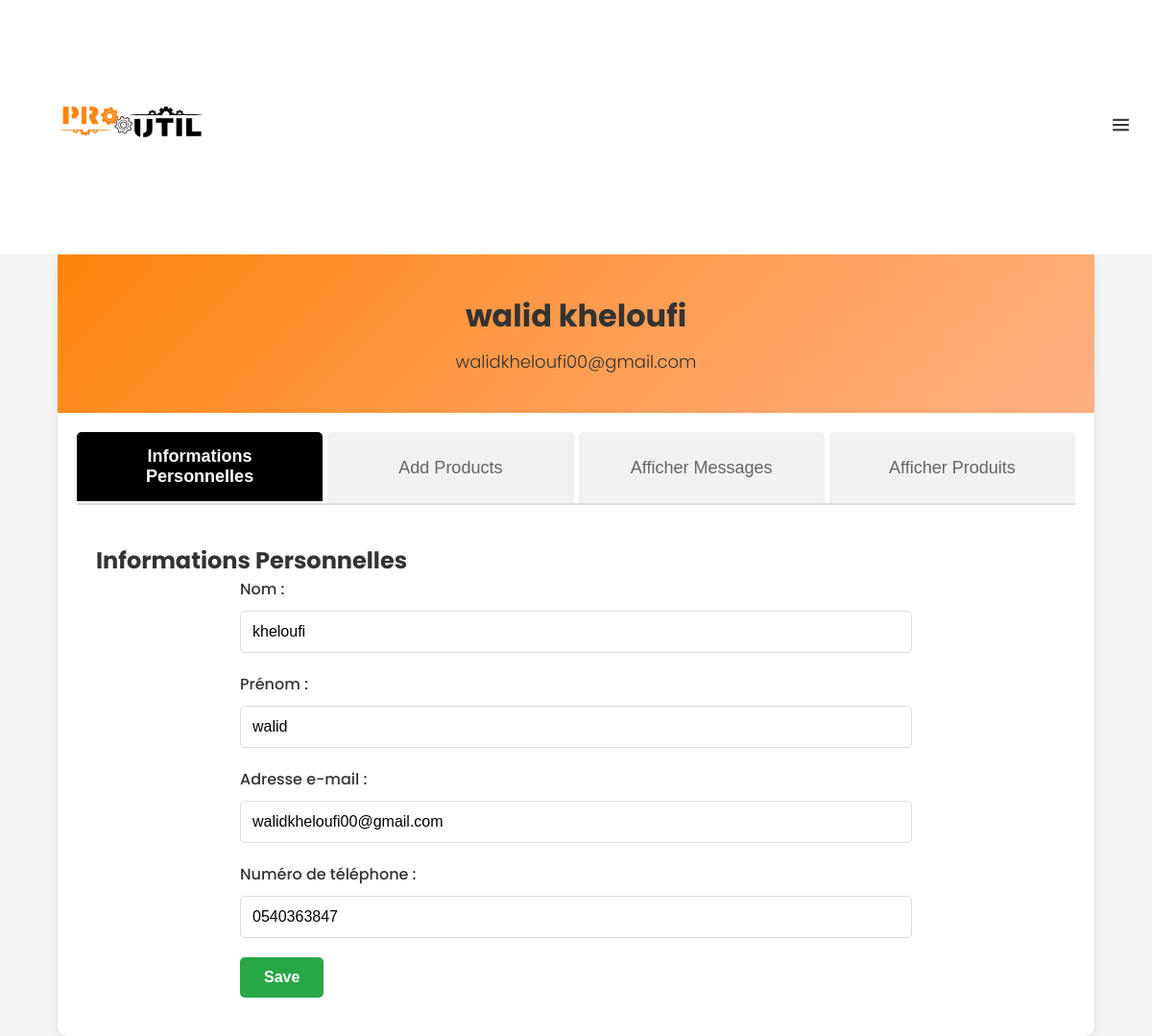
Page /user.php (signed in) on the committed database.
### tables this page shows
CREATE TABLE IF NOT EXISTS `client` (
  `id_client` int NOT NULL AUTO_INCREMENT,
  `prenom` varchar(30) NOT NULL,
  `nom` varchar(30) NOT NULL,
  `email` varchar(50) NOT NULL,
  `mot_de_passe` varchar(255) NOT NULL,
  `role` enum('admin','user') DEFAULT 'user',
  `telephone` varchar(13) DEFAULT NULL,
  `adresse` varchar(50) DEFAULT NULL,
  PRIMARY KEY (`id_client`)
);

### user.php (the view, shortened to what this page needs)
<?php
$rank = $_SESSION['role'] ?? '';
$servername = "localhost";
$username = "root";
$password = "";
$dbname = "base";
$connection = new mysqli($servername, $username, $password, $dbname);
$user_id = $_SESSION['user-id'];
$sql = "SELECT `prenom`, `nom`, `email`, `telephone`, `adresse`, `role` FROM client WHERE `id_client` = ?";
$stmt = $connection->prepare($sql);
if ($stmt) {
    $stmt->bind_param("i", $user_id);
    $stmt->execute();
    $stmt->bind_result($firstName, $lastName, $email, $phoneNumber, $addressLine, $rankFromDb);
} else {
    echo "Error preparing statement: " . $connection->error;
}
if ($rankFromDb) {
    $rank = $rankFromDb;
}
?>
<!DOCTYPE html>
<html lang="en">
<head>
    <link href="https://unpkg.com/boxicons@2.0.7/css/boxicons.min.css" rel="stylesheet">
    <link rel="stylesheet" href="login.css">
    <link rel="stylesheet" href="user.css">
</head>
<body style="display: flex; flex-direction: column; min-height: 100vh;">
    <header>
        <div class="mobile-menu bg-second">
            <div class="logo">
                <img src="images/prooutil.gif" alt="LOGO">
            </div>
            <span class="mb-menu-toggle" id="mb-menu-toggle">
                <i class='bx bx-menu'></i>
            </span>
        </div>
    </header>
    <div class="profile-container">
        <div class="profile-header">
            <h1 class="user-name"><?php echo htmlspecialchars($firstName . " " . $lastName); ?></h1>
            <p class="user-email"><?php echo htmlspecialchars($email); ?></p>
        </div>
        <div class="profile-body">
            <div class="tabs">
                <button class="tablink active" onclick="openTab(event, 'PersonalInfo')">Informations
                    Personnelles</button>
                <?php if ($rank != 'admin') { ?>
                    <button class="tablink" onclick="openTab(event, 'Wishlist')">Liste de Souhaits</button>
                    <button class="tablink" onclick="openTab(event, 'Address')">Adresse</button>
                <?php } else { ?>
                    <button class="tablink" onclick="openTab(event, 'AddProducts')">Add Products</button>
                    <button class="tablink" onclick="openTab(event, 'ShowMessages')">Afficher Messages</button>
                    <button class="tablink" onclick="openTab(event, 'ShowProducts')">Afficher Produits</button>
                <?php } ?>
            </div>
            <div id="PersonalInfo" class="tabcontent active">
                <h2>Informations Personnelles</h2>
                <form class="form" method="post" action="user_edit.php">
                    <div class="form-group">
                        <label for="name">Nom :</label>
                        <input type="text" id="name" name="nom" value="<?php echo htmlspecialchars($lastName); ?>"
                            required>
                    </div>
                    <div class="form-group">
                        <label for="name">Prénom :</label>
                        <input type="text" id="name" name="prenom" value="<?php echo htmlspecialchars($firstName); ?>"
                            required>
                    </div>
                    <div class="form-group">
                        <label for="email">Adresse e-mail :</label>
                        <input type="email" id="email" name="email" value="<?php echo htmlspecialchars($email); ?>"
                            required>
                    </div>
                    <div class="form-group">
                        <label for="phone">Numéro de téléphone :</label>
                        <input type="tel" id="phone" name="telephone"
                            value="<?php echo htmlspecialchars($phoneNumber); ?>" required>
                    </div>
                    <button type="submit" name="save1" class="save-btn">Save</button>
                </form>
            </div>
        </div>
    </div>
</body>
</html>

### login.css (style rules this page uses)
:root { --main-bg-color: #fff; --second-bg-color: #fff; --third-bg-color: #e3e3e3; --grey: #4b4b4b; --black: #000; --red: #c0392b; --top-header-size: 30px; --mid-header-size: 80px; --bottom-header-size: 45px; --btn-bg: #000; --btn-border-color: #000; --btn-color: #fff; }
* { padding: 0; margin: 0; box-sizing: border-box; -webkit-tap-highlight-color: transparent; }
body { font-family: "Poppins", sans-serif; overflow-x: hidden; position: relative; background-color: var(--main-bg-color); overflow-x: hidden; }
button { cursor: pointer; }
img { max-width: 100%; }
.bg-second { background-color: var(--second-bg-color); }
.mobile-menu { align-items: center; justify-content: space-between; padding: 10px 20px; display: none; }
.mb-menu-toggle { font-size: 25px; }
.user-name { margin-left: 20px; display: flex; align-items: stretch; flex-direction: column; justify-content: space-between; }
@media only screen and (max-width: 1280px) { .mobile-menu { display: flex; } }
@media only screen and (max-width: 1280px) { .logo { font-size: 30px; } }
.logo { font-weight: 700; width: 20%; }

### user.css (style rules this page uses)
html, body { margin: 0; padding: 0; width: 100%; height: 100%; font-family: "Poppins", sans-serif; background-color: #f5f5f5; color: #333; }
.profile-container { width: 90%; max-width: 1200px; margin: 0 auto; background-color: #fff; border-radius: 10px; box-shadow: 0 4px 10px rgba(0, 0, 0, 0.1); }
.profile-header { padding: 40px; background: linear-gradient(135deg, #ff840a, #ff9b4e, #ffb183); text-align: center; }
.profile-header .user-name { margin: 0; font-size: 32px; font-weight: 700; }
.profile-header .user-email { margin-top: 10px; font-size: 18px; font-weight: 300; }
.profile-body { padding: 20px; }
.tabs { display: flex; border-bottom: 2px solid #ddd; margin-bottom: 20px; overflow: hidden; justify-content: space-between; }
.tablink { flex: 1; padding: 15px 20px; cursor: pointer; background-color: #f1f1f1; border: none; outline: none; transition: background-color 0.3s ease, color 0.3s ease; font-size: 18px; text-align: center; color: #666; border-radius: 5px 5px 0 0; margin-right: 5px; }
.tablink:last-child { margin-right: 0; }
.tablink.active, .tablink:hover { background-color: #000000; color: white; font-weight: 600; border-bottom: 2px solid #fff; }
.tabcontent { display: none; padding: 20px; border-top: none; }
.tabcontent.active { display: block; }
.form { max-width: 700px; margin: 0 auto; }
.form-group { margin-bottom: 20px; }
.form-group label { display: block; margin-bottom: 10px; font-weight: 500; font-size: 16px; }
.form-group input { width: 100%; padding: 12px; border: 1px solid #ddd; border-radius: 5px; font-size: 16px; box-sizing: border-box; }
.save-btn { display: inline-block; padding: 12px 25px; background-color: #28a745; color: white; border: none; border-radius: 5px; cursor: pointer; transition: background-color 0.3s ease; font-size: 16px; font-weight: bold; text-align: center; }

### rows in the picture
client: prenom+nom "walid kheloufi", email "walidkheloufi00@gmail.com", nom "kheloufi", prenom "walid", telephone "0540363847"
